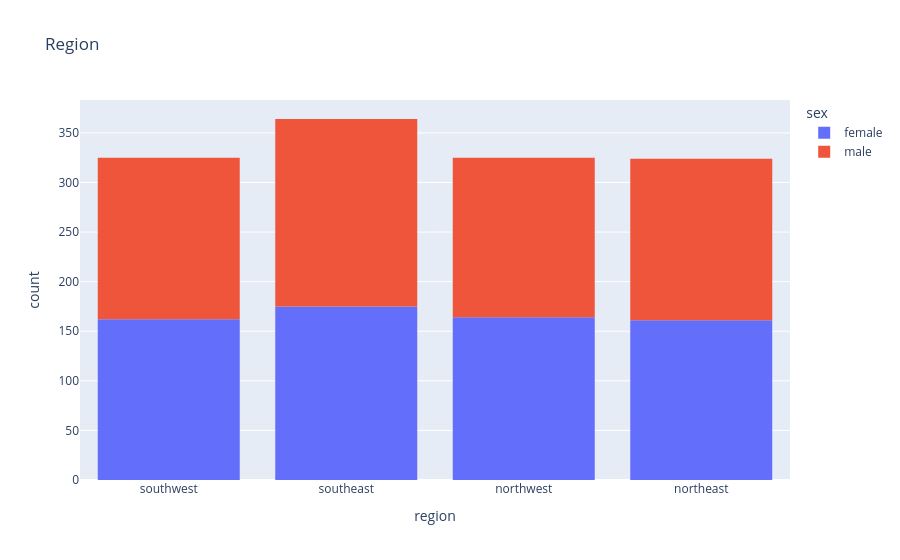

The notebook cell this image was saved under:
### Code cell
px.histogram(medical_df, x="region", color="sex", title="Region")

### Figure 1 — Plotly figure (JSON) as saved in the notebook; plotly's stock layout.template omitted (floating-point values rounded to 4 significant figures; data arrays with more than 128 entries replaced by an {"elided": "..."} marker saying what was removed)
{"data": [{"bingroup": "x", "hovertemplate": "sex=female<br>region=%{x}<br>count=%{y}<extra></extra>", "legendgroup": "female", "marker": {"color": "#636efa", "pattern": {"shape": ""}}, "name": "female", "orientation": "v", "showlegend": true, "type": "histogram", "x": {"elided": "662 str values"}, "xaxis": "x", "yaxis": "y"}, {"bingroup": "x", "hovertemplate": "sex=male<br>region=%{x}<br>count=%{y}<extra></extra>", "legendgroup": "male", "marker": {"color": "#EF553B", "pattern": {"shape": ""}}, "name": "male", "orientation": "v", "showlegend": true, "type": "histogram", "x": {"elided": "676 str values"}, "xaxis": "x", "yaxis": "y"}], "layout": {"barmode": "relative", "legend": {"title": {"text": "sex"}, "tracegroupgap": 0}, "title": {"text": "Region"}, "xaxis": {"anchor": "y", "domain": [0, 1], "title": {"text": "region"}}, "yaxis": {"anchor": "x", "domain": [0, 1], "title": {"text": "count"}}}}
